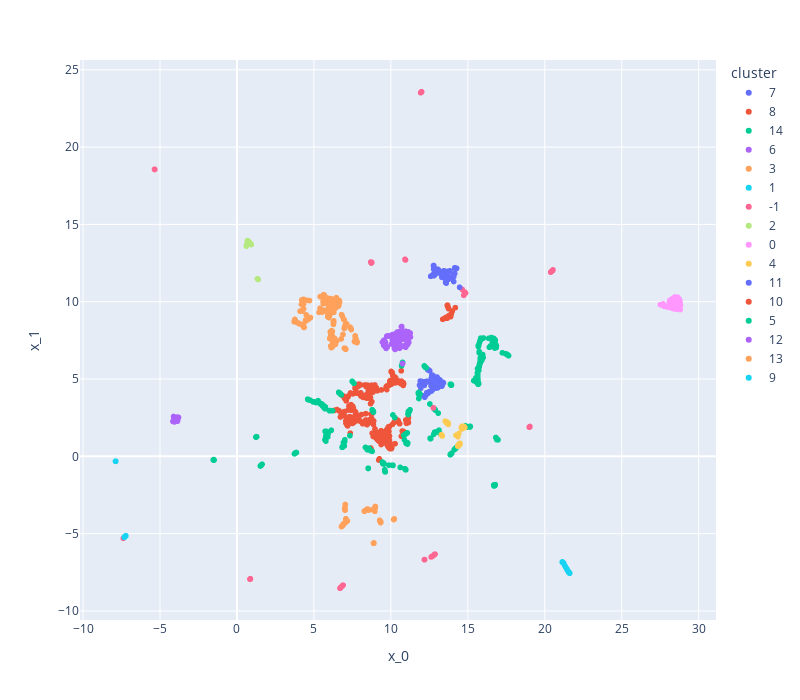

Notebook cell for this chart:
### Code cell
embedding["cluster"] = cluster_hdbscan(embedding, min_cluster_size=30, metric="euclidean")[0]
fig = px.scatter(embedding, x="x_0", y="x_1", color="cluster", width=800, height=700)
fig.show()
